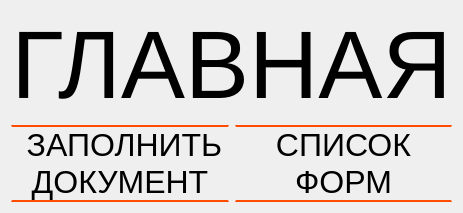
      <widget class="QWidget" name="Main_page">
       <property name="maximumSize">
        <size>
         <width>16777215</width>
         <height>16777215</height>
        </size>
       </property>
       <layout class="QVBoxLayout" name="verticalLayout_9">
        <item>
         <layout class="QVBoxLayout" name="verticalLayout">
          <item>
           <layout class="QHBoxLayout" name="horizontalLayout_5">
            <item>
             <widget class="QLabel" name="Glavnaya">
              <property name="maximumSize">
               <size>
                <width>760</width>
                <height>142</height>
               </size>
              </property>
              <property name="font">
               <font>
                <pointsize>72</pointsize>
               </font>
              </property>
              <property name="contextMenuPolicy">
               <enum>Qt::DefaultContextMenu</enum>
              </property>
              <property name="styleSheet">
               <string notr="true"/>
              </property>
              <property name="text">
               <string>ГЛАВНАЯ</string>
              </property>
              <property name="alignment">
               <set>Qt::AlignCenter</set>
              </property>
             </widget>
            </item>
           </layout>
          </item>
         </layout>
        </item>
        <item>
         <layout class="QHBoxLayout" name="horizontalLayout">
          <item>
           <widget class="QPushButton" name="Button_Zapolnit">
            <property name="maximumSize">
             <size>
              <width>270</width>
              <height>120</height>
             </size>
            </property>
            <property name="font">
             <font>
              <pointsize>24</pointsize>
             </font>
            </property>
            <property name="styleSheet">
             <string notr="true">#Button_Zapolnit{
border-top: 2px solid;
border-top-color: rgb(255, 76, 0);
border-bottom: 2px solid;
border-bottom-color: rgb(255, 76, 0);
}
#Button_Zapolnit:hover {

}
#Button_Zapolnit:pressed {

}</string>
            </property>
            <property name="text">
             <string> ЗАПОЛНИТЬ
ДОКУМЕНТ</string>
            </property>
           </widget>
          </item>
          <item>
           <widget class="QPushButton" name="Button_Spisok">
            <property name="maximumSize">
             <size>
              <width>270</width>
              <height>120</height>
             </size>
            </property>
            <property name="font">
             <font>
              <pointsize>24</pointsize>
             </font>
            </property>
            <property name="styleSheet">
             <string notr="true">#Button_Spisok{
border-top: 2px solid;
border-top-color: rgb(255, 76, 0);
border-bottom: 2px solid;
border-bottom-color: rgb(255, 76, 0);
}
#Button_Spisok:hover {

}
#Button_Spisok:pressed {

}</string>
            </property>
            <property name="text">
             <string>СПИСОК
ФОРМ</string>
            </property>
           </widget>
          </item>
         </layout>
        </item>
       </layout>
      </widget>
